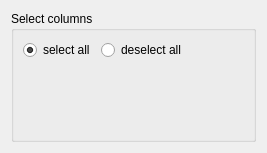
<?xml version="1.0" encoding="UTF-8"?>
<ui version="4.0">
 <class>Form</class>
 <widget class="QWidget" name="Form">
  <property name="geometry">
   <rect>
    <x>0</x>
    <y>0</y>
    <width>267</width>
    <height>153</height>
   </rect>
  </property>
  <property name="windowTitle">
   <string>Form</string>
  </property>
  <layout class="QVBoxLayout" name="verticalLayout">
   <item>
    <widget class="QGroupBox" name="groupBox_2">
     <property name="sizePolicy">
      <sizepolicy hsizetype="Preferred" vsizetype="Minimum">
       <horstretch>0</horstretch>
       <verstretch>0</verstretch>
      </sizepolicy>
     </property>
     <property name="title">
      <string>Select columns</string>
     </property>
     <layout class="QVBoxLayout" name="verticalLayout_2">
      <item>
       <layout class="QHBoxLayout" name="horizontalLayout">
        <item>
         <widget class="QRadioButton" name="selectAll">
          <property name="text">
           <string>select all</string>
          </property>
          <property name="checked">
           <bool>true</bool>
          </property>
         </widget>
        </item>
        <item>
         <widget class="QRadioButton" name="deselectAll">
          <property name="text">
           <string>deselect all</string>
          </property>
          <property name="checked">
           <bool>false</bool>
          </property>
         </widget>
        </item>
        <item>
         <spacer name="horizontalSpacer">
          <property name="orientation">
           <enum>Qt::Horizontal</enum>
          </property>
          <property name="sizeHint" stdset="0">
           <size>
            <width>40</width>
            <height>20</height>
           </size>
          </property>
         </spacer>
        </item>
       </layout>
      </item>
      <item>
       <widget class="QWidget" name="colnames" native="true"/>
      </item>
      <item>
       <spacer name="verticalSpacer">
        <property name="orientation">
         <enum>Qt::Vertical</enum>
        </property>
        <property name="sizeHint" stdset="0">
         <size>
          <width>20</width>
          <height>40</height>
         </size>
        </property>
       </spacer>
      </item>
     </layout>
    </widget>
   </item>
  </layout>
 </widget>
 <resources/>
 <connections/>
</ui>
